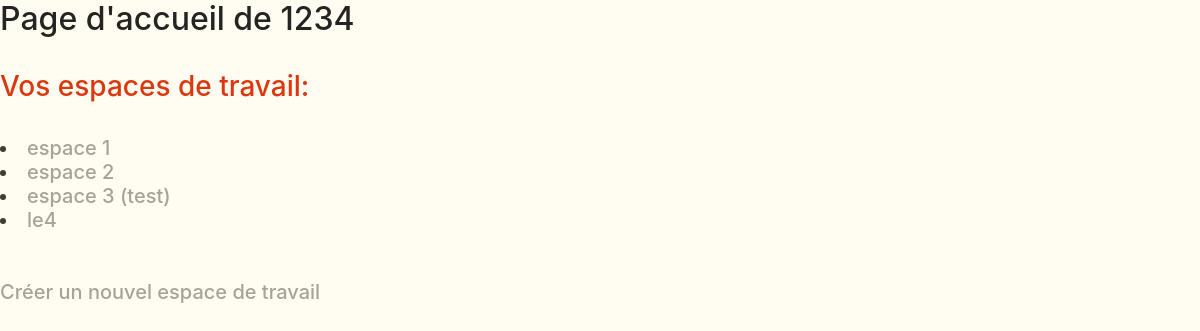
/accueil/1234/, run on an earlier commit of the app's database.
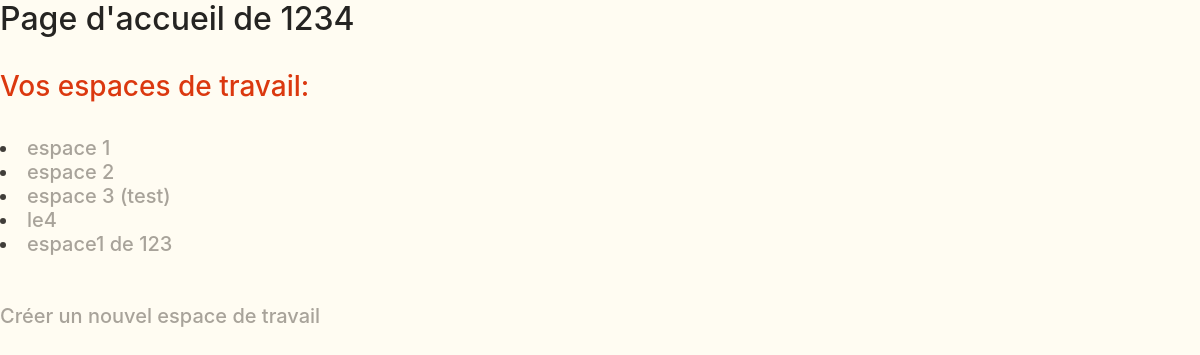
And on a later commit of the database.
### recommandation/models.py (models this page shows)
class Espace(models.Model):
    id_espace = models.AutoField(primary_key=True)
    nom_espace = models.TextField()
    acts_ponct = models.JSONField(default=list, blank=True, null=True)
    outils_utilisés = models.JSONField(default=list, blank=True, null=True)
    outils_recommandés = models.JSONField(default=list, blank=True, null=True)
    class Meta:
        managed = False
        db_table = 'Espace'

### recommandation/views.py (the view)
# urls.py: path('accueil/<int:id>/', views.accueil_uti_view, name='Accueil utilisateur'),
def accueil_uti_view(request, id):
    utilisateur = Utilisateur.objects.get(id=id)
    if utilisateur.ids_espaces is not None:
        espaces = Espace.objects.filter(id_espace__in = utilisateur.ids_espaces)
    else:
        espaces = None
    context = { 'uti': utilisateur, 'esps': espaces }
    return render(request, 'utilisateur_accueil.html', context)

### templates/utilisateur_accueil.html (shortened to what this page needs)
{% extends 'base.html' %}
{% block titre %}
<head>
</head>
{% endblock %}
{% block content %}
<h2>Page d'accueil de {{ uti.id }}</h2>
<br />
<h3>Vos espaces de travail:</h3>
<br />
<h5> {% for esp in esps %}
<li><a href="/espace/{{ esp.id_espace }}/">{{ esp.nom_espace }}</a></li>
{% endfor %}
<br />
</br><a href="/create/{{uti.id}}/">Créer un nouvel espace de travail</a>
{% endblock %} </h5>

What changed in the data, as far as the page shows it:
added Espace: nom_espace "espace1 de 123"
